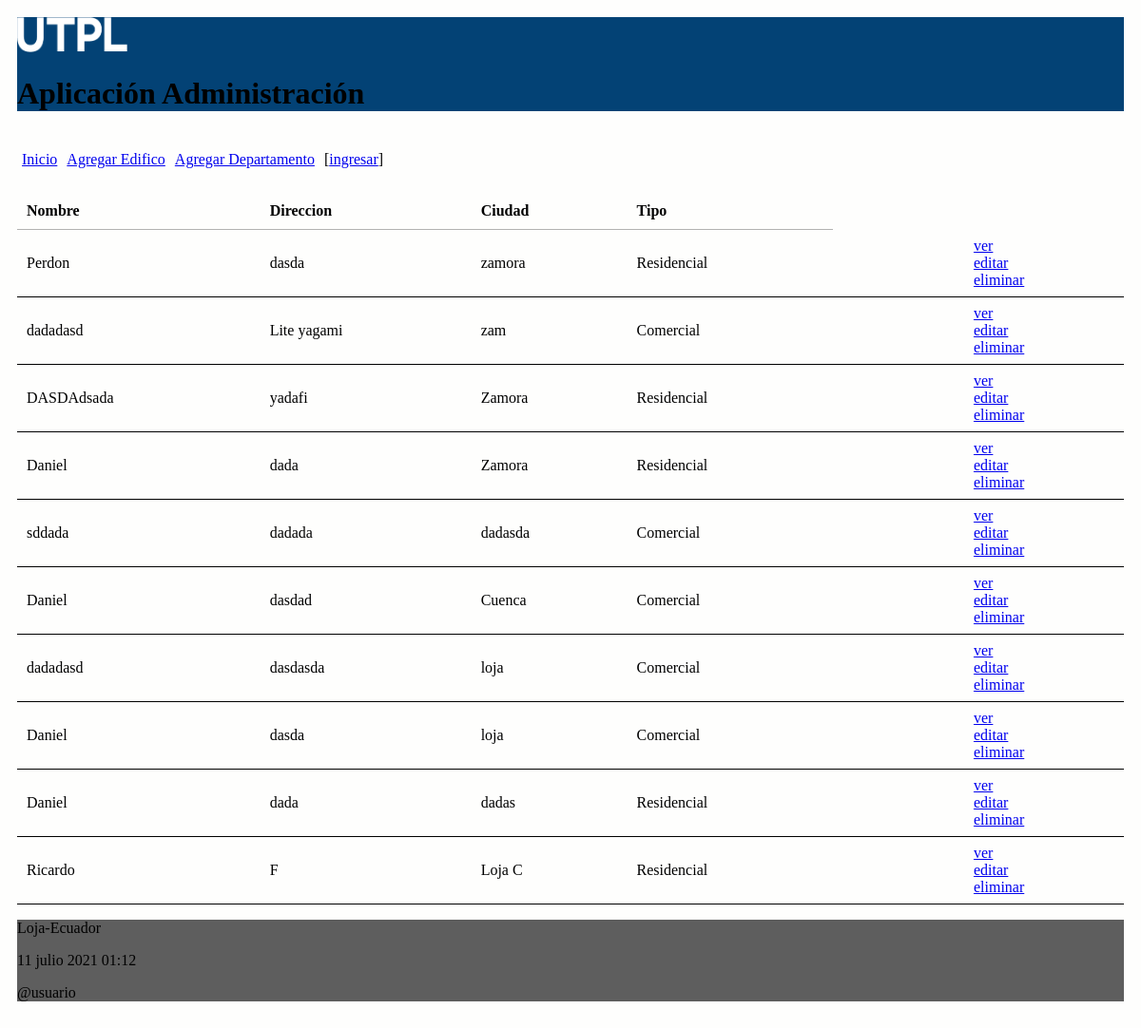
The page / on the database its author committed.
### administrativo/models.py (models this page shows, shortened)
class Edificio(models.Model):
    nombre = models.CharField(max_length=30)
    direccion = models.CharField(max_length=30)
    ciudad = models.CharField(max_length=30)
    opciones_tipo=(
        ('Residencial','residencial'),
        ('Comercial','comercial'),
        )
    tipo = models.CharField(max_length=20, choices=opciones_tipo)

### administrativo/views.py (the view)
# urls.py: path('', views.index, name='index'),
def index(request):
    edificio = Edificio.objects.all()
    informacion_template = {'edificio': edificio, 'index_edificios': len(edificio)}
    return render(request, 'index.html', informacion_template)

### administrativo/templates/index.html (shortened to what this page needs)
{% extends "master.html" %}
{% block content %}
<table id="tabla_datos">
  <thead>
    <tr>
      <th>Nombre</th>
      <th>Direccion</th>
      <th>Ciudad</th>
      <th>Tipo </th>
    </tr>
  </thead>
  {% for e in edificio %}
  <tr>
    <td> {{e.nombre}} </td>
    <td> {{e.direccion}} </td>
    <td> {{e.ciudad}}</td>
    <td> {{e.tipo}}</td>
    <td>
    </td>
    <td> <a href="{% url 'obtener_edificio' e.id %}">ver</a> <br>
      <a href="{% url 'editar_edificio'  e.id %}">editar </a> <br>
      <a href="{% url 'eliminar_edificio' e.id %}"
      onclick="return confirm('¿Está seguro de la eliminación?')" >
      eliminar</a>
    </td>
  </tr>
  {% endfor %}
</table>
{% endblock %}

### administrativo/templates/master.html (shortened to what this page needs)
<!DOCTYPE html>
<html>
  <head>
    {% load static %}
    <link rel="stylesheet" type="text/css" href="{% static 'css/estilos.css' %}">
    <link rel="stylesheet" type="text/css" href="https://cdn.datatables.net/1.10.25/css/jquery.dataTables.min.css">
  </head>
  <body>
  <header>
    <img src="{% static 'images/logo.png' %}" height="10%" width="10%" alt="My image">
    <h1>Aplicación Administración </h1>
    <nav class="top_menu">
      <ul>
        <li><a href="{% url 'index' %}">Inicio</a></li>
        <li><a href="{% url 'crear_edificio' %}">Agregar Edifico</a></li>
        <li><a href="{% url 'crear_Departamento' %}">Agregar Departamento</a></li>
        {% if user.is_authenticated %}
          <li><a href="{% url 'logout_view' %}">salir</a></li>
        {% else %}
          <li>[<a href="{% url 'login' %}">ingresar</a>]</li>
        {% endif %}
      </ul>
    </nav>
  </header>
  <section>
      {% block content %}{% endblock %}
  </section>
  {% include 'footer.html' %}
  </body>
</html>

### administrativo/templates/footer.html
<footer>
      <p>Loja-Ecuador</p>
      <p>{% now "j F Y H:i" %}</p>
      <p>@usuario</p>
</footer>

### administrativo/static/css/estilos.css (style rules this page uses)
body { background: #FEFEFD; padding: 10px; }
header { background: #034275; color: black; text-decoration-color: black; }
section { width: 100%; }
th, td { padding: 5px; border-bottom: 1px solid black; text-align: left; }
.top_menu ul { list-style:none; float:left; padding: 5px; width:95%; text-align: left; }
.top_menu ul li { float:left; margin-right:10px; margin-bottom:5px; text-align: left; }
footer { background: #5E5E5E; color: black; }

### rows shown on the page
Edificio: nombre "Perdon", direccion "dasda", ciudad "zamora", tipo "Residencial"
Edificio: nombre "dadadasd", direccion "Lite yagami", ciudad "zam", tipo "Comercial"
Edificio: nombre "DASDAdsada", direccion "yadafi", ciudad "Zamora", tipo "Residencial"
Edificio: nombre "Daniel", direccion "dada", ciudad "Zamora", tipo "Residencial"
Edificio: nombre "sddada", direccion "dadada", ciudad "dadasda", tipo "Comercial"
Edificio: nombre "Daniel", direccion "dasdad", ciudad "Cuenca", tipo "Comercial"
Edificio: nombre "dadadasd", direccion "dasdasda", ciudad "loja", tipo "Comercial"
Edificio: nombre "Daniel", direccion "dasda", ciudad "loja", tipo "Comercial"
Edificio: nombre "Daniel", direccion "dada", ciudad "dadas", tipo "Residencial"
Edificio: nombre "Ricardo", direccion "F", ciudad "Loja C", tipo "Residencial"
